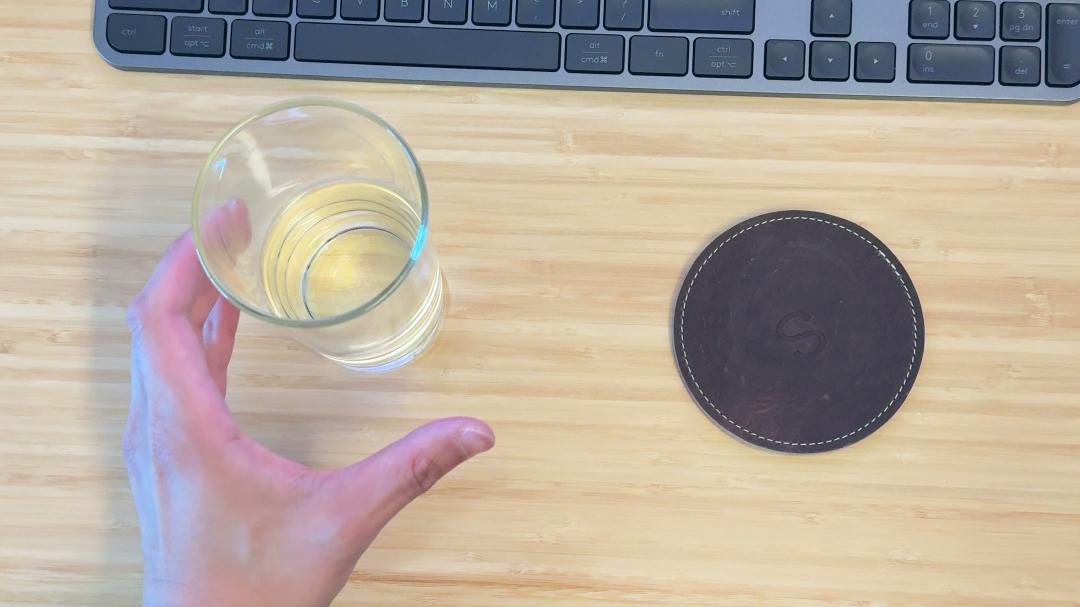
#> input picture wristview-videos/8:14/a3/frames/C005_1-pregrasp_t1.00s.jpg, 2160 x 1214 px (shown at 1/2 size); its folder holds only this picture in this run
$ python -i videoio.py   (imports and definitions only)   (older library calls are emulated)
#> lines starting #> are read from the running program, lines starting #| are printed output that depends on the picture
### src/wristview/logging_setup.py
"""Logging. One console stream plus one log file per run."""

from __future__ import annotations

import logging
import sys
from pathlib import Path

_FORMAT = "%(asctime)s %(levelname)-7s %(name)-24s %(message)s"
_DATEFMT = "%H:%M:%S"


# [25 lines left out: function setup, not called in this run]


def get(name: str) -> logging.Logger:
#> further down, picture is the input picture: shape (1214, 2160, 3); mean B, G, R 157.3, 170, 182.1
    return logging.getLogger(name)

### src/wristview/videoio.py
"""Video probing, frame extraction, and frame-quality measures.

ffmpeg does the decoding. It handles iPhone HEVC and rotation metadata, which
OpenCV's capture path gets wrong often enough to matter.
"""

from __future__ import annotations

import json
import re
import shutil
import subprocess
from dataclasses import dataclass
from pathlib import Path

import cv2
import numpy as np

from .logging_setup import get

log = get(__name__)


# [18 lines left out: functions ffmpeg_binary, ffprobe_binary, not called in this run]


@dataclass
class VideoInfo:
    path: Path
    width: int
    height: int
    fps: float
    frame_count: int
    duration_s: float
    rotation_deg: int
    codec: str
    focal_35mm: float | None
    focal_source: str = "none"

    # [13 lines left out: function to_dict, not called in this run]


# Tags that carry a 35mm-equivalent focal length as a bare number.
FOCAL_NUMERIC_TAGS = (
    "focal_length_in_35mm_film",
    "com.apple.quicktime.lens",
    "focal_length",
)

# Tags that name the lens in prose, with the 35mm equivalent on the end:
# "iPhone 16 Pro 24mm". Blackmagic Camera writes both of these and none of the
# numeric tags, which is why an iPhone clip can look like it has no EXIF at all.
FOCAL_LABEL_TAGS = (
    "com.blackmagic-design.camera.lensType",
    "com.apple.quicktime.model",
)

_LENS_MM = re.compile(r"(\d+(?:\.\d+)?)\s*mm\b", re.IGNORECASE)


# [137 lines left out: functions focal_35mm_from_tags, probe, extract_frames, laplacian_variance, not called in this run]


def best_tile_normalised_variance(image: np.ndarray, tiles: int = 3) -> float:
    """Sharpness of the sharpest `tiles` x `tiles` region, on the FRAME's contrast.

    `normalised_laplacian_variance` averages over the whole frame, which is the
    right measure when the frame is uniformly in focus and the wrong one when
    it is not. Close to a surface the depth of field is a centimetre or two, so
    a band of the frame is properly sharp and the rest falls away.

    **Why the divisor is the whole frame and not the tile.** Normalising each
    tile by its OWN standard deviation rewards flat tiles: a patch of shadow
    has almost no contrast, so dividing by it amplifies quantisation noise into
    a high score. Measured on real31's scan_full, a per-tile divisor made the
    winning tile the LOW-contrast one on 72.5 per cent of frames, median
    winning contrast 5.18 grey levels against 20.14 across all tiles, with
    contrast and score correlating -0.318. The measure was ranking shadow above
    detail, and it reported that pass as sharper than real26/d's low pass.

    Dividing every tile by the frame's contrast keeps the exposure invariance
    the floor needs, since a darker take of the same scene scales both, while
    leaving a flat tile scoring near zero where it belongs.

    `tiles=1` reduces to `normalised_laplacian_variance` exactly.
    """
#> called with tiles = 3
    if tiles < 1:
        raise ValueError(f"tiles must be at least 1, got {tiles}")
    gray = cv2.cvtColor(image, cv2.COLOR_BGR2GRAY) if image.ndim == 3 else image
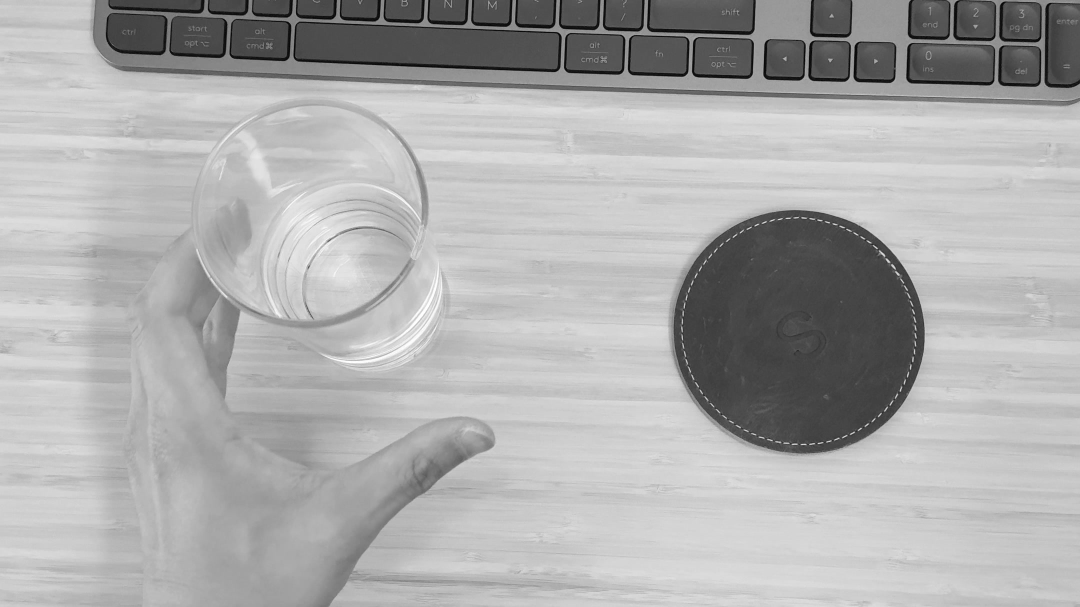
#> gray: shape (1214, 2160) (shown at 1/2 size); min 2, max 255, mean 172.2
    gray = gray.astype(np.float64)
    spread = gray.std()
#> spread = 49.16
    if spread < 1e-6:
        return 0.0
    scaled = (gray - gray.mean()) / spread
    if tiles == 1:
        return float(cv2.Laplacian(scaled, cv2.CV_64F).var())
    height, width = scaled.shape[:2]
#> height = 1214; width = 2160
    step_y, step_x = height // tiles, width // tiles
#> step_y = 404; step_x = 720
    if step_y < 8 or step_x < 8:
        return float(cv2.Laplacian(scaled, cv2.CV_64F).var())
    best = 0.0
    for row in range(tiles):
        for column in range(tiles):
            patch = scaled[row * step_y:(row + 1) * step_y,
                           column * step_x:(column + 1) * step_x]
            best = max(best, float(cv2.Laplacian(patch, cv2.CV_64F).var()))
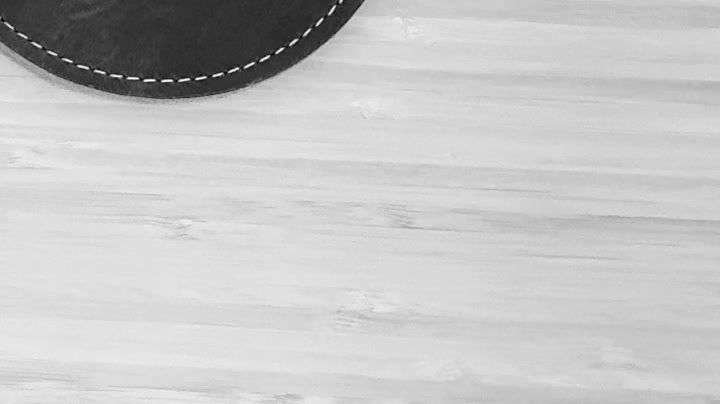
#> patch: shape (404, 720) float64; min -2.95, max 1.34, mean 0.375; drawn with min black and max white
    return best


# [36 lines left out: functions normalised_laplacian_variance, phash, not called in this run]


def hamming(a: np.uint64, b: np.uint64) -> int:
    return int(bin(int(a) ^ int(b)).count("1"))


# [55 lines left out: functions write_video, audio_streams, not called in this run]


def has_audio(path) -> bool:
    """State whether a file carries an audio stream."""
    return bool(audio_streams(path))

>>> import cv2
>>> picture = cv2.imread('../../wristview-videos/8:14/a3/frames/C005_1-pregrasp_t1.00s.jpg')
>>> result = best_tile_normalised_variance(picture)
#> result = 0.106

$ run again, on wristview-videos/8:14/a3/frames/C006_1-pregrasp_t0.80s.jpg
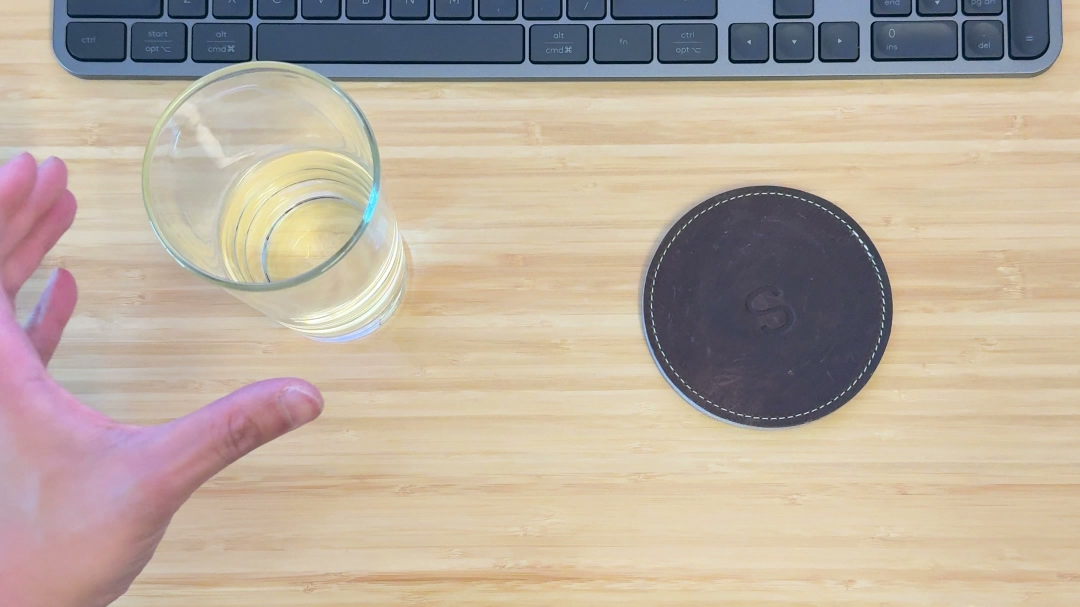
#> input picture wristview-videos/8:14/a3/frames/C006_1-pregrasp_t0.80s.jpg, 2160 x 1214 px (shown at 1/2 size)
#> picture is the input picture: shape (1214, 2160, 3); mean B, G, R 157.2, 171.9, 185.5
#> in best_tile_normalised_variance, `gray = cv2.cvtColor(image, cv2.COLOR_BGR2GRAY) if image.ndim == 3 else..`:
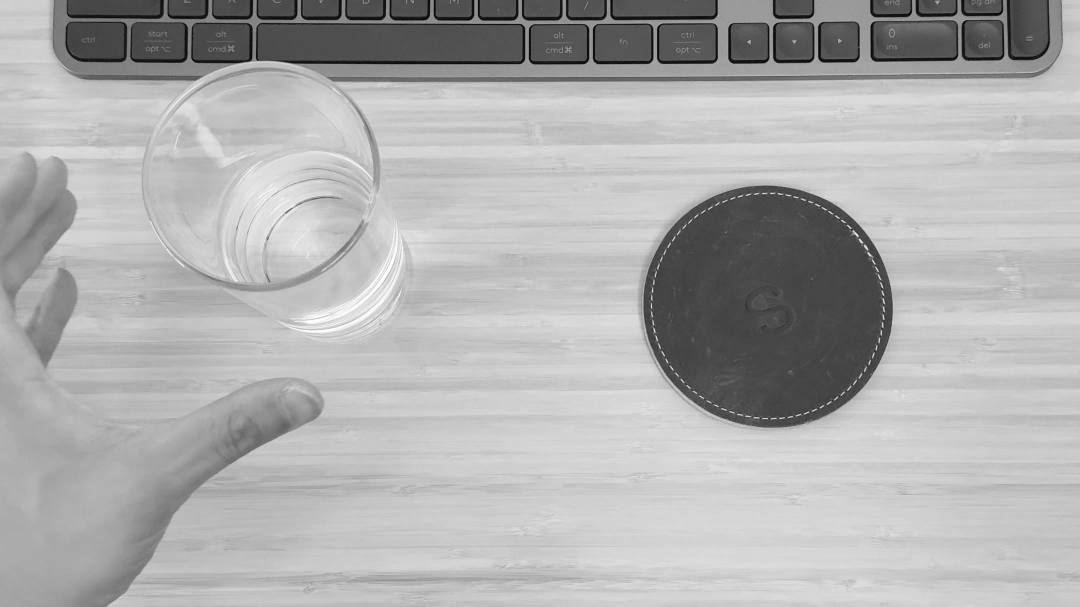
#> gray: shape (1214, 2160) (shown at 1/2 size); min 3, max 255, mean 174.3
#> spread = 48.01
#> after the loop in best_tile_normalised_variance, `for row in range(tiles):`:
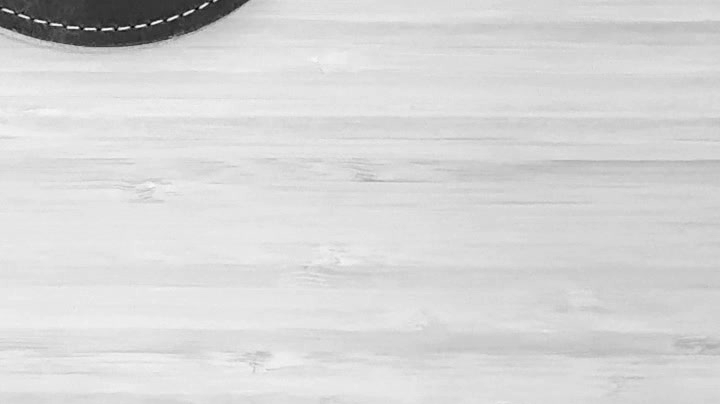
#> patch: shape (404, 720) float64; min -3.11, max 1.22, mean 0.546; drawn with min black and max white
#> result = 0.0884

$ run again, on wristview-videos/8:14/a3/frames/C005_2b-contact-alt-tightwrap_t2.20s.jpg
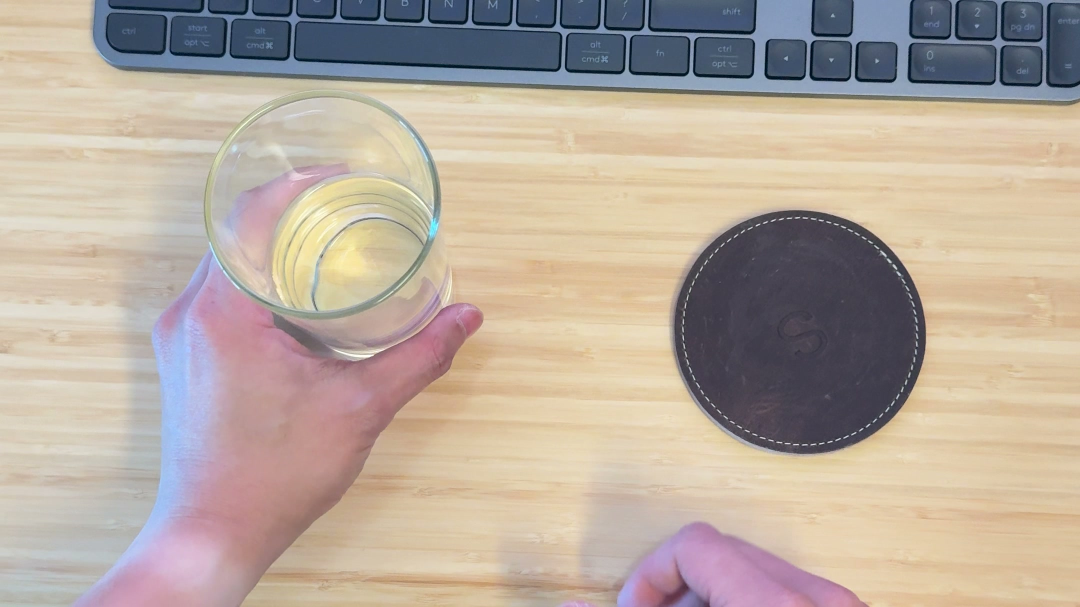
#> input picture wristview-videos/8:14/a3/frames/C005_2b-contact-alt-tightwrap_t2.20s.jpg, 2160 x 1214 px (shown at 1/2 size)
#> picture is the input picture: shape (1214, 2160, 3); mean B, G, R 157.2, 169.1, 182.4
#> in best_tile_normalised_variance, `gray = cv2.cvtColor(image, cv2.COLOR_BGR2GRAY) if image.ndim == 3 else..`:
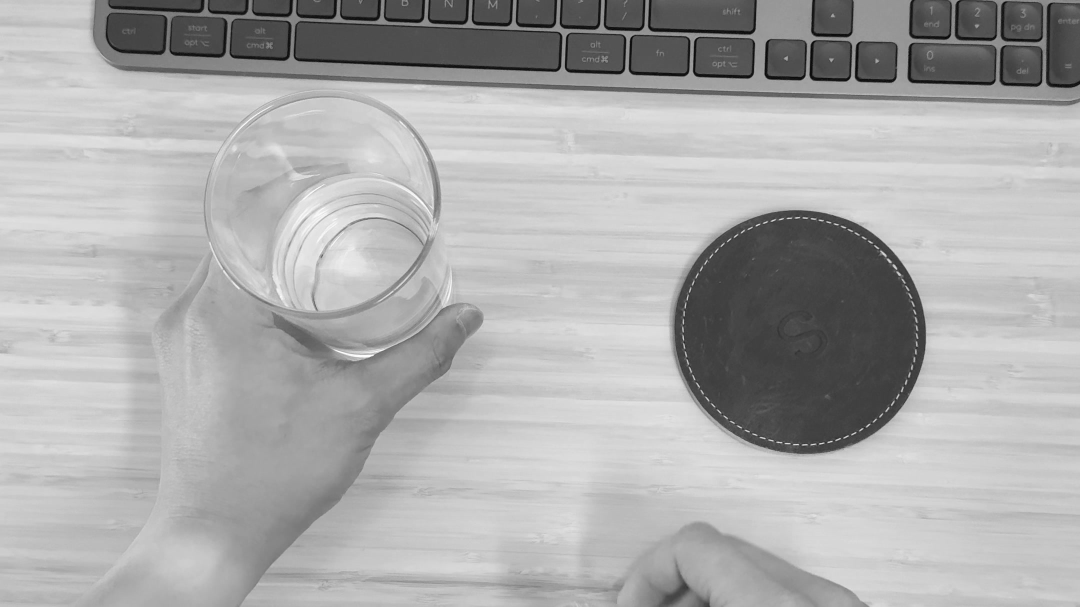
#> gray: shape (1214, 2160) (shown at 1/2 size); min 4, max 254, mean 171.7
#> spread = 49.98
#> after the loop in best_tile_normalised_variance, `for row in range(tiles):`:
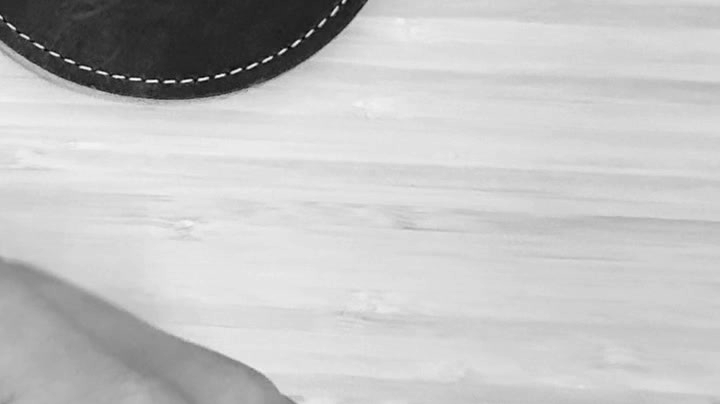
#> patch: shape (404, 720) float64; min -2.76, max 1.27, mean 0.321; drawn with min black and max white
#> result = 0.0502
